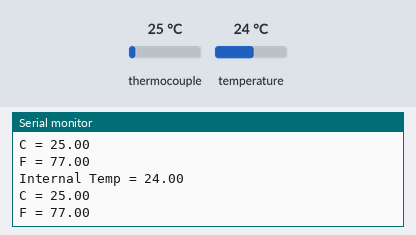
Simulated run of this sketch. Board: ESP32. On the bench: the last lines printed to the serial monitor. The inputs (shaded band) are chosen by the test bench; at power-on: thermocouple 25 °C, temperature 24 °C. Nothing arrives over Bluetooth unless stated; a phone connects over Bluetooth LE 3 s after start.

Above: at 1.7 s.
1.8 s: thermocouple set to 6 °C
At 3.1 s:
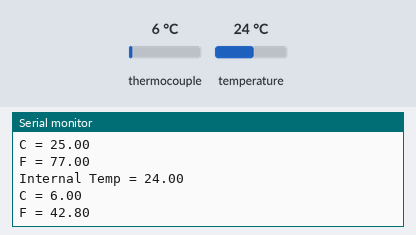
3.3 s: temperature set to 12 °C
At 4.3 s:
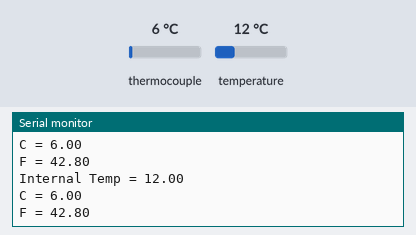
4.8 s: thermocouple set to 75 °C
At 6.1 s:
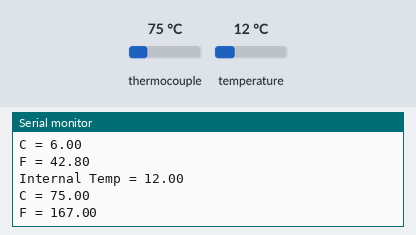
6.3 s: temperature set to 19 °C
At 7.2 s:
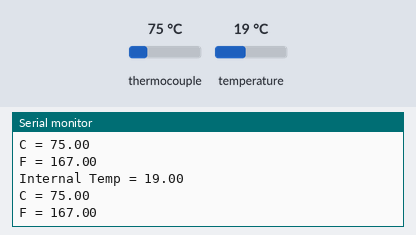
Timing chart, 0 to 8.8 s (numbered marks = the images above; inputs shaded):
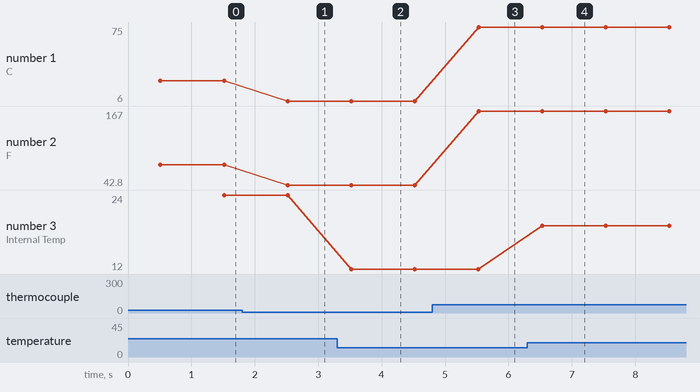

Measured:
- after the input at 1.8 s, the serial monitor: prints a new line after 0.72 s (image 1)
- after the input at 3.3 s, the serial monitor: prints a new line after 0.22 s (image 2)
- after the input at 4.8 s, the serial monitor: prints a new line after 0.73 s (image 3)
- after the input at 6.3 s, the serial monitor: prints a new line after 0.23 s (image 4)
- plotted number 1: 25 → 6 after the input at 1.8 s, 6 → 75 after the input at 4.8 s
- plotted number 2: 77 → 42.8 after the input at 1.8 s, 42.8 → 167 after the input at 4.8 s
- plotted number 3: 24 → 12 after the input at 3.3 s, 12 → 19 after the input at 6.3 s

The sketch:

coffee-roaster-sketch.ino
```cpp
/***************************************************
   This is a program with a goal to make a quick prototype
   using Arduino libraries before transferring it and implementing
   it in the ESP-IDF.

   These uses SPI to communicate!
 ****************************************************/

#include <SPI.h>

#include "Adafruit_MAX31855.h"
#include <BLEDevice.h>
#include <BLEUtils.h>
#include <BLEServer.h>

#define SERVICE_UUID        "4fafc201-1fb5-459e-8fcc-c5c9c331914b"
#define CHARACTERISTIC_UUID "beb5483e-36e1-4688-b7f5-ea07361b26a8"

/* Defining pins to be usd for SPI communication */
#define MAXDO 3
#define MAXCS 4
#define MAXCLK 5

/* Initialize the Thermocouple */
Adafruit_MAX31855 thermocouple(MAXCLK, MAXCS, MAXDO);

BLECharacteristic *pCharacteristic;
bool deviceConnected = false;

void setup() {
  // put your setup code here, to run once:
  Serial.begin(9600);

  Serial.println("MAX31855 test");

  BLEDevice::init("Long name works now");
  BLEServer *pServer = BLEDevice::createServer();
  BLEService *pService = pServer->createService(SERVICE_UUID);
  pCharacteristic = pService->createCharacteristic(
                                         CHARACTERISTIC_UUID,
                                         BLECharacteristic::PROPERTY_READ |
                                         BLECharacteristic::PROPERTY_WRITE
                                       );

  pCharacteristic->setValue("Hello World says Neil");
  pService->start();
  // BLEAdvertising *pAdvertising = pServer->getAdvertising();  // this still is working for backward compatibility
  BLEAdvertising *pAdvertising = BLEDevice::getAdvertising();
  pAdvertising->addServiceUUID(SERVICE_UUID);
  pAdvertising->setScanResponse(true);
  pAdvertising->setMinPreferred(0x06);  // functions that help with iPhone connections issue
  pAdvertising->setMinPreferred(0x12);
  BLEDevice::startAdvertising();
  Serial.println("Characteristic defined! Now you can read it in your phone!");

  /* Wait for MAX chip to stabilize */
  delay(500);
  Serial.print("Initializing sensor...");
  if (!thermocouple.begin()) {
    Serial.println("ERROR.");
    while (1) delay(10);
  }
}

void loop() {
  /* basic readout test, just print the current temp */
  Serial.print("Internal Temp = ");
  Serial.println(thermocouple.readInternal());
  char tempDataBuf[50];
  double c = thermocouple.readCelsius();
  if (isnan(c)) {
    Serial.println("Something wrong with thermocouple!");
  } else  {
    Serial.print("C = ");
    Serial.println(c);
  }
  Serial.print("F = ");
  Serial.println(thermocouple.readFahrenheit());
  sprintf(tempDataBuf, "\"tc1\": %lf,\"tc2\": %lf", thermocouple.readCelsius(), thermocouple.readCelsius());
  pCharacteristic->setValue(tempDataBuf);
  delay(1000);
}
```
